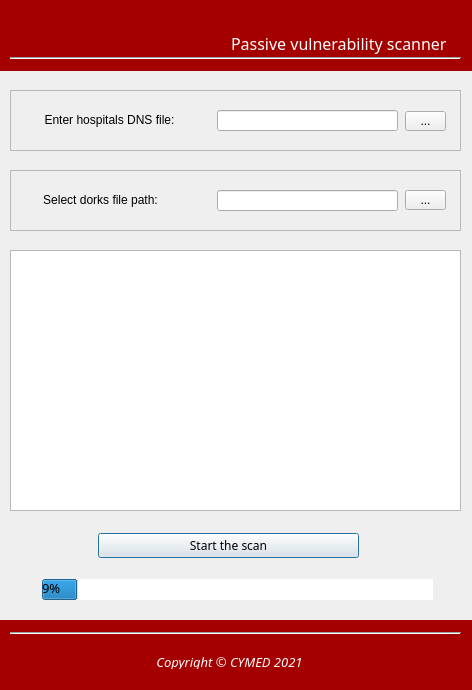
<?xml version="1.0" encoding="UTF-8"?>
<ui version="4.0">
 <class>mainframe</class>
 <widget class="QDialog" name="mainframe">
  <property name="geometry">
   <rect>
    <x>0</x>
    <y>0</y>
    <width>472</width>
    <height>690</height>
   </rect>
  </property>
  <property name="font">
   <font>
    <family>Ubuntu Condensed</family>
    <weight>50</weight>
    <italic>false</italic>
    <bold>false</bold>
   </font>
  </property>
  <property name="cursor">
   <cursorShape>ArrowCursor</cursorShape>
  </property>
  <property name="windowTitle">
   <string>vulndork</string>
  </property>
  <property name="styleSheet">
   <string notr="true">alternate-background-color: rgb(164, 0, 0);
border-color: rgb(164, 0, 0);</string>
  </property>
  <widget class="Line" name="line">
   <property name="geometry">
    <rect>
     <x>10</x>
     <y>50</y>
     <width>451</width>
     <height>16</height>
    </rect>
   </property>
   <property name="orientation">
    <enum>Qt::Horizontal</enum>
   </property>
  </widget>
  <widget class="Line" name="line_2">
   <property name="geometry">
    <rect>
     <x>10</x>
     <y>625</y>
     <width>451</width>
     <height>16</height>
    </rect>
   </property>
   <property name="orientation">
    <enum>Qt::Horizontal</enum>
   </property>
  </widget>
  <widget class="QFrame" name="dns_file">
   <property name="geometry">
    <rect>
     <x>10</x>
     <y>90</y>
     <width>451</width>
     <height>61</height>
    </rect>
   </property>
   <property name="styleSheet">
    <string notr="true"/>
   </property>
   <property name="frameShape">
    <enum>QFrame::StyledPanel</enum>
   </property>
   <property name="frameShadow">
    <enum>QFrame::Raised</enum>
   </property>
   <widget class="QLabel" name="label">
    <property name="geometry">
     <rect>
      <x>4</x>
      <y>10</y>
      <width>191</width>
      <height>41</height>
     </rect>
    </property>
    <property name="text">
     <string>Enter hospitals DNS file:</string>
    </property>
    <property name="textFormat">
     <enum>Qt::RichText</enum>
    </property>
    <property name="alignment">
     <set>Qt::AlignCenter</set>
    </property>
   </widget>
   <widget class="QLineEdit" name="lineEdit">
    <property name="geometry">
     <rect>
      <x>207</x>
      <y>20</y>
      <width>181</width>
      <height>21</height>
     </rect>
    </property>
    <property name="text">
     <string/>
    </property>
   </widget>
   <widget class="QToolButton" name="browse1">
    <property name="geometry">
     <rect>
      <x>395</x>
      <y>21</y>
      <width>41</width>
      <height>20</height>
     </rect>
    </property>
    <property name="text">
     <string>...</string>
    </property>
   </widget>
  </widget>
  <widget class="QLabel" name="label_3">
   <property name="geometry">
    <rect>
     <x>17</x>
     <y>15</y>
     <width>161</width>
     <height>31</height>
    </rect>
   </property>
   <property name="text">
    <string>&lt;html&gt;&lt;head/&gt;&lt;body&gt;&lt;p&gt;&lt;img src=&quot;:/newPrefix/Webp.net-resizeimage(1).png&quot;/&gt;&lt;/p&gt;&lt;/body&gt;&lt;/html&gt;</string>
   </property>
  </widget>
  <widget class="QPushButton" name="pushButton">
   <property name="geometry">
    <rect>
     <x>98</x>
     <y>533</y>
     <width>261</width>
     <height>25</height>
    </rect>
   </property>
   <property name="text">
    <string>Start the scan</string>
   </property>
  </widget>
  <widget class="QLabel" name="label_4">
   <property name="geometry">
    <rect>
     <x>0</x>
     <y>0</y>
     <width>481</width>
     <height>71</height>
    </rect>
   </property>
   <property name="styleSheet">
    <string notr="true">background-color: rgb(164, 0, 0);</string>
   </property>
   <property name="text">
    <string/>
   </property>
  </widget>
  <widget class="QLabel" name="label_5">
   <property name="geometry">
    <rect>
     <x>0</x>
     <y>620</y>
     <width>481</width>
     <height>71</height>
    </rect>
   </property>
   <property name="styleSheet">
    <string notr="true">background-color: rgb(164, 0, 0);</string>
   </property>
   <property name="text">
    <string/>
   </property>
  </widget>
  <widget class="QLabel" name="label_6">
   <property name="geometry">
    <rect>
     <x>154</x>
     <y>653</y>
     <width>151</width>
     <height>16</height>
    </rect>
   </property>
   <property name="text">
    <string>&lt;html&gt;&lt;head/&gt;&lt;body&gt;&lt;p align=&quot;center&quot;&gt;&lt;span style=&quot; font-size:10pt; font-style:italic; color:#ffffff;&quot;&gt;Copyright © CYMED 2021&lt;/span&gt;&lt;/p&gt;&lt;/body&gt;&lt;/html&gt;</string>
   </property>
  </widget>
  <widget class="QLabel" name="label_7">
   <property name="geometry">
    <rect>
     <x>80</x>
     <y>80</y>
     <width>67</width>
     <height>17</height>
    </rect>
   </property>
   <property name="text">
    <string/>
   </property>
  </widget>
  <widget class="QListView" name="output">
   <property name="geometry">
    <rect>
     <x>10</x>
     <y>250</y>
     <width>451</width>
     <height>261</height>
    </rect>
   </property>
  </widget>
  <widget class="QLabel" name="label_8">
   <property name="geometry">
    <rect>
     <x>231</x>
     <y>28</y>
     <width>221</width>
     <height>31</height>
    </rect>
   </property>
   <property name="font">
    <font>
     <family>Umpush</family>
    </font>
   </property>
   <property name="text">
    <string>&lt;html&gt;&lt;head/&gt;&lt;body&gt;&lt;p&gt;&lt;span style=&quot; font-size:12pt; color:#ffffff;&quot;&gt;Passive vulnerability scanner&lt;/span&gt;&lt;/p&gt;&lt;/body&gt;&lt;/html&gt;</string>
   </property>
  </widget>
  <widget class="QFrame" name="dorks_path">
   <property name="geometry">
    <rect>
     <x>10</x>
     <y>170</y>
     <width>451</width>
     <height>61</height>
    </rect>
   </property>
   <property name="styleSheet">
    <string notr="true"/>
   </property>
   <property name="frameShape">
    <enum>QFrame::StyledPanel</enum>
   </property>
   <property name="frameShadow">
    <enum>QFrame::Raised</enum>
   </property>
   <widget class="QLabel" name="label_9">
    <property name="geometry">
     <rect>
      <x>10</x>
      <y>10</y>
      <width>161</width>
      <height>41</height>
     </rect>
    </property>
    <property name="text">
     <string>Select dorks file path:</string>
    </property>
    <property name="textFormat">
     <enum>Qt::RichText</enum>
    </property>
    <property name="alignment">
     <set>Qt::AlignCenter</set>
    </property>
   </widget>
   <widget class="QLineEdit" name="lineEdit_2">
    <property name="geometry">
     <rect>
      <x>207</x>
      <y>20</y>
      <width>181</width>
      <height>21</height>
     </rect>
    </property>
    <property name="text">
     <string/>
    </property>
   </widget>
   <widget class="QToolButton" name="browse2">
    <property name="geometry">
     <rect>
      <x>395</x>
      <y>20</y>
      <width>41</width>
      <height>20</height>
     </rect>
    </property>
    <property name="text">
     <string>...</string>
    </property>
   </widget>
  </widget>
  <widget class="QProgressBar" name="progressBar">
   <property name="geometry">
    <rect>
     <x>42</x>
     <y>579</y>
     <width>391</width>
     <height>21</height>
    </rect>
   </property>
   <property name="font">
    <font>
     <family>Umpush</family>
     <pointsize>10</pointsize>
    </font>
   </property>
   <property name="toolTipDuration">
    <number>-1</number>
   </property>
   <property name="layoutDirection">
    <enum>Qt::LeftToRight</enum>
   </property>
   <property name="styleSheet">
    <string notr="true">alternate-background-color: rgb(164, 0, 0);</string>
   </property>
   <property name="minimum">
    <number>0</number>
   </property>
   <property name="value">
    <number>9</number>
   </property>
  </widget>
  <zorder>label_5</zorder>
  <zorder>label_4</zorder>
  <zorder>dns_file</zorder>
  <zorder>line</zorder>
  <zorder>line_2</zorder>
  <zorder>label_3</zorder>
  <zorder>pushButton</zorder>
  <zorder>label_6</zorder>
  <zorder>label_7</zorder>
  <zorder>output</zorder>
  <zorder>label_8</zorder>
  <zorder>dorks_path</zorder>
  <zorder>progressBar</zorder>
 </widget>
 <resources>
  <include location="../Downloads/files.qrc"/>
 </resources>
 <connections/>
</ui>
